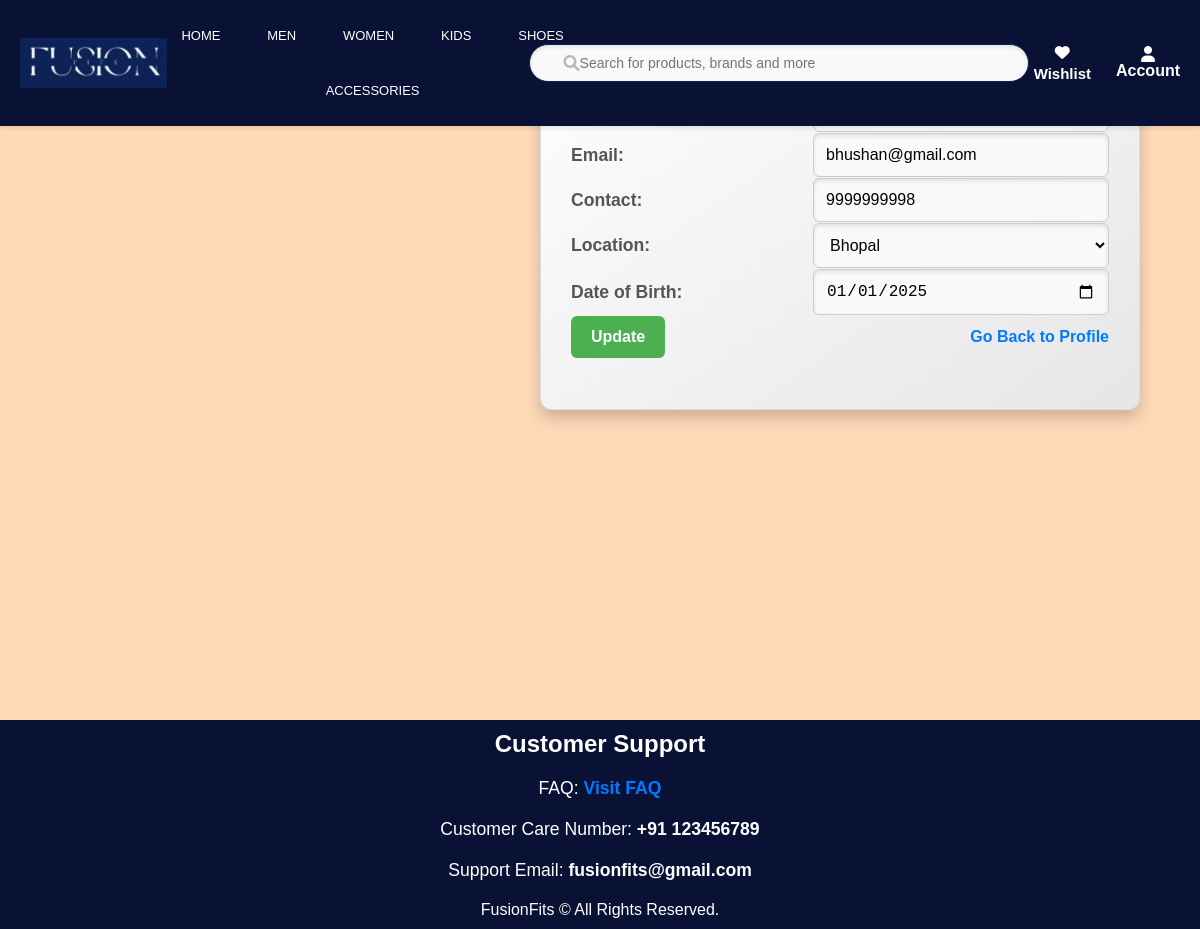
Page /auth/update_details/2 (signed in) on the committed database.
### app/models.py (models this page shows, shortened)
class User(UserMixin, db.Model):
    id = db.Column(db.Integer, primary_key=True)
    username = db.Column(db.String(50), nullable=False)
    email = db.Column(db.String(100), unique=True, nullable=False)
    password = db.Column(db.String(255), nullable=False)
    role = db.Column(db.String(20), nullable=False)
    contact = db.Column(db.String(20), nullable=False)
    address = db.Column(db.String(200), nullable=False)
    city = db.Column(db.String(100), nullable=False)
    dob = db.Column(db.Date, nullable=False)
    reset_token = db.Column(db.String(128), nullable=True)

### app/auth.py (the view, shortened to what this page needs)
@auth.route('/update_details/<int:id>', methods=['GET', 'POST'])
@login_required
def update_details(id):
    user = db.session.get(User, id)
    if not user:
        flash("User not found.", "error")
        return redirect(url_for('main.profile'))  # Redirect to an appropriate route
    if current_user.id != id and current_user.role != 'admin':
        abort(403)
    return render_template('update_details.html', user=user)

### app/templates/update_details.html (shortened to what this page needs)
        <head>
            <link rel="stylesheet" href="{{ url_for('static', filename='register.css') }}">
          </head>
          {% extends "home.html" %}
          {% block content %}
        <div class="form-container">
        <h2 class="title">Update Your Details</h2>
        <form method="POST" action="">
            <div class="form-group">
                <label for="username">Name:</label>
            </div>
            <div class="form-group">
                <label for="email">Email:</label>
                <input type="email" name="email" id="email" class="form-control" value="{{ user.email }}">
            </div>
            <div class="form-group">
                <label for="contact">Contact:</label>
                <input type="text" name="contact" id="contact" class="form-control" value="{{ user.contact }}">
            </div>
            <div class="form-group">
                <label for="city">Location:</label>
                <select name="city" id="city"  class="form-control" >
                  <option value="Bhopal" {% if user.city == 'Bhopal' %}selected{% endif %}>Bhopal</option>
              </select>
          </div>
            <div class="form-group">
                <label for="dob">Date of Birth:</label>
                <input type="date" name="dob" id="dob" class="form-control" value="{{ user.dob }}">
            </div>
            <div class="form-group button-group">
              <button type="submit" class="btn">Update</button>
              <a href="/auth/profile/{{ user.id }}" class="btn btn-secondary">Go Back to Profile</a>
          </div>
        </form>
    </div>
</body>
{% endblock %}

### app/static/register.css (style rules this page uses)
body { background: url("../static/videos/register.jpg") no-repeat center center; background-size: 100% 105%; background-attachment: fixed; font-family: Arial, sans-serif; margin: 0; padding: 0; display: flex; flex-direction: column; min-height: 100vh; }
.form-container { width: 600px; background: linear-gradient(145deg, #ffffff, #e6e6e6); padding: 30px; border-radius: 12px; box-shadow: 0 8px 16px rgba(0, 0, 0, 0.2); border: 1px solid #ddd; margin-left: auto; margin-right: 50px; }
.form-container h2 { text-align: center; font-size: 2rem; color: #333; margin-bottom: 10px; text-transform: uppercase; }
.form-container form { display: flex; flex-direction: column; }
.form-container .form-group { display: flex; justify-content: space-between; align-items: center; margin-bottom: 1px; }
.form-container label { font-size: 1.1rem; color: #555; font-weight: bold; width: 40%; }
input[type="text"], input[type="email"], input[type="password"], input[type="date"], input[type="tel"], textarea, select, input[type="number"], input[type="range"] { width: 55%; padding: 12px; border-radius: 6px; border: 1px solid #ccc; font-size: 1rem; background-color: #f9f9f9; box-shadow: inset 0 2px 4px rgba(0, 0, 0, 0.1); }
button { padding: 12px 20px; font-size: 1rem; font-weight: bold; border: none; border-radius: 6px; cursor: pointer; transition: all 0.3s ease-in-out; }
button[type="submit"] { background-color: #4CAF50; color: white; }
a { text-decoration: none; color: #007BFF; font-weight: bold; }

### app/static/home.css (style rules this page uses)
* { margin: 0; padding: 0; box-sizing: border-box; }
body { margin: 0; padding: 0; background-color: #f4f4f4; background-color: #FFDAB9; color: #333; */ }

### app/templates/update_details.html (style rules this page uses)
.form-container { width: 600px; height: 400px; background: linear-gradient(145deg, #ffffff, #e6e6e6); padding: 30px; border-radius: 12px; box-shadow: 0 8px 16px rgba(0, 0, 0, 0.2); border: 1px solid #ddd; }

### rows in the picture
User: email "bhushan@gmail.com", contact "9999999998", city "Bhopal", dob "01/01/2025"
